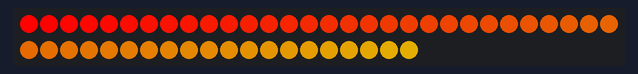
Bench run of a sketch on a simulated Arduino Uno, built with avr-gcc and run on an emulated ATmega328P. Shown: 50 RGB LEDs in strip order, left to right, continuing on the next row.

Above: at 0.05 s.
At 5.0 s:
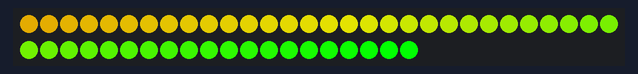
At 9.95 s:
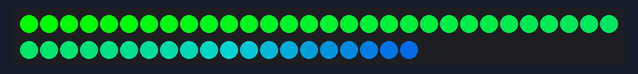
At 19.95 s:
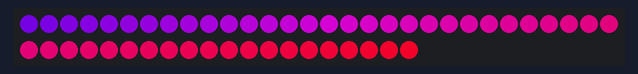
At 29.64 s:
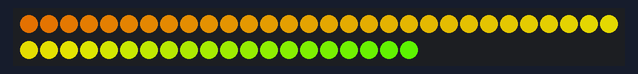
At 39.85 s:
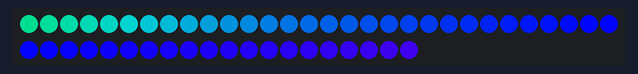

The sketch:

Rainbow_Cycle_Function.ino
```cpp
#include <FastLED.h>
#define LED_PIN     5
#define NUM_LEDS    50
#define BRIGHTNESS  100
#define LED_TYPE    WS2811
#define COLOR_ORDER RGB
#define STROBE 0.5
#define CLOCK_PIN 1
#define GAP 1
#define RATE 0.5
CRGB leds[NUM_LEDS];
int h = 0;

void setup() {
    FastLED.addLeds<LED_TYPE, LED_PIN, COLOR_ORDER>(leds, NUM_LEDS).setCorrection( TypicalLEDStrip );

}

void loop() {
    int k;
    k = Rainbow_Cycle();


}


int Rainbow_Cycle(){
//    for(int i = 0; i < NUM_LEDS; i++) {
//        h = h + 1;
//        leds[i] = CHSV( h, 255, 255 );
//        FastLED.delay(GAP);
//    }
//    FastLED.show();
//    FastLED.delay(RATE);
    for (int i = 0; i < 255; i++) {
      fill_rainbow(leds, NUM_LEDS, i, 1);
      FastLED.show();
      FastLED.delay(100);
    }
}
```
